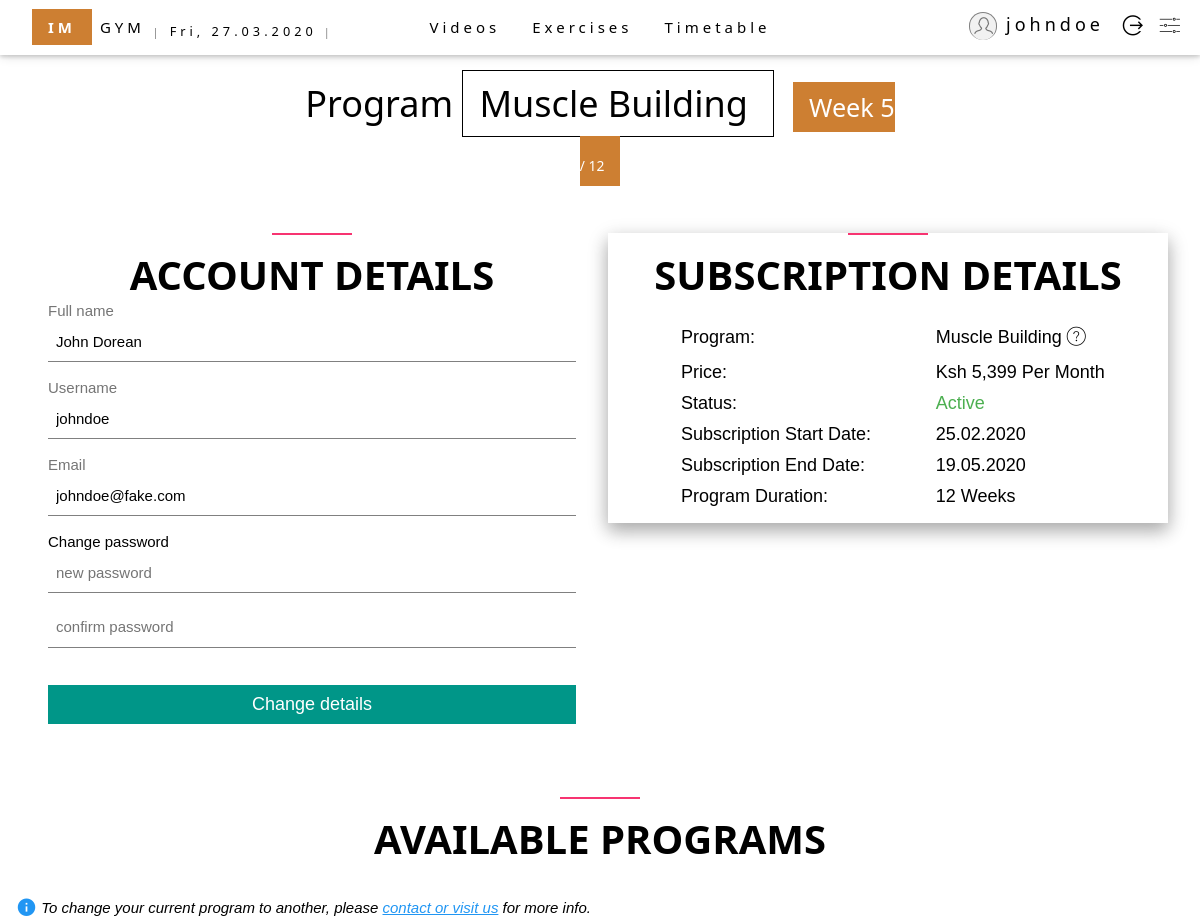
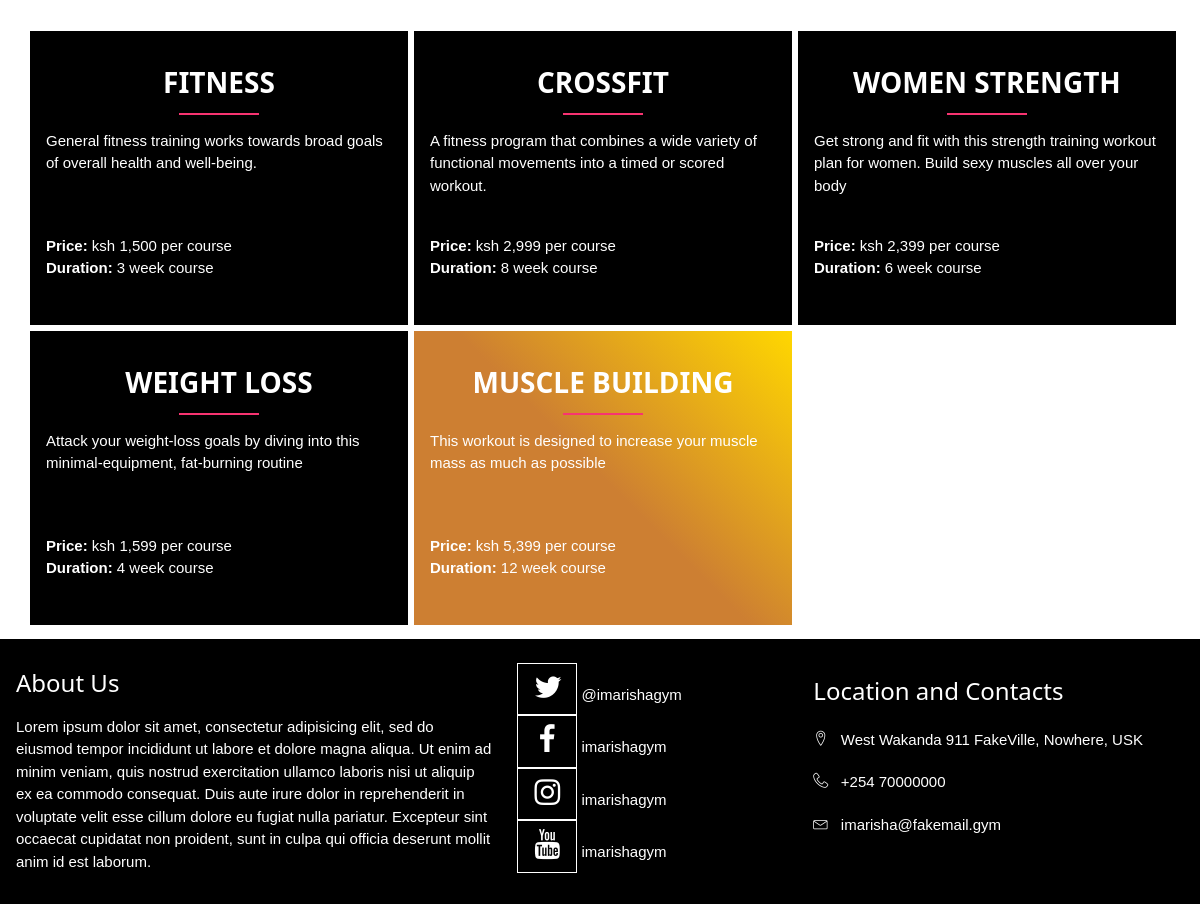
/member-settings.php (signed in), run on the app's committed database (2 pictures, top to bottom).
### tables this page shows
CREATE TABLE `programs` (
  `prog_id` int(11) NOT NULL,
  `prog_title` varchar(255) NOT NULL,
  `prog_price` int(11) NOT NULL,
  `prog_duration` int(11) NOT NULL DEFAULT '4',
  `prog_descr` text NOT NULL,
  `prog_pic` varchar(255) NOT NULL DEFAULT 'default_program.jpg'
);

### member-settings.php (called while the page is built, shortened)
<?php require 'includes/controllers/controller-member-settings.php'; ?>
<?php require 'includes/views/head.php'; ?>
<?php require 'includes/views/persistent-navbar-member.php'; ?>
<?php require 'includes/views/header-member-settings.php'; ?>
<?php require 'includes/views/content-member-settings.php'; ?>
<?php require 'includes/views/footer.php'; ?>

### includes/controllers/controller-member-general.php (called while the page is built, shortened)
<?php require 'includes/functions-helper.php' ?>
<?php require 'includes/db/functions-db.php' ?>
<?php
$client = $_SESSION['client'];
$prog_id = $client['client_prog_id'];
$start_str = $client['sub_startdate'];
$end_str = $client['sub_enddate'];
$end_date = date_create($end_str);
$sub_active = strtotime("now") < strtotime($end_str);
$sub_startdate = format_sqldate($start_str);
$sub_enddate = format_sqldate($end_str);
?>
<?php require 'includes/db/connectdb-imarisha.php'; ?>
<?php
$programs = getPrograms($conn);
$prog_data = $programs[$prog_id];
?>
<?php
$time_left = date_diff(date_create('now'), $end_date);
$prog_duration = $prog_data['prog_duration'];
$week_count = $sub_active ? min($prog_duration + 1 - ceil($time_left->format('%R%a')/7), $prog_duration) : null;
?>

### includes/db/functions-db.php (called while the page is built, shortened)
<?php
function getPrograms($conn, $condition=1)
{
	$sql_select_prog = "
		SELECT *
	  FROM programs
		WHERE " . $condition;
	$result = mysqli_query($conn, $sql_select_prog);
	$programs_data = array();
	if ($result && mysqli_num_rows($result) > 0) {
	  while($row = mysqli_fetch_assoc($result)) {
	  	$programs_data[$row['prog_id']] = $row;
	  }
	}
	return $programs_data;
}
?>

### includes/controllers/controller-member-settings.php (called while the page is built, shortened)
<?php require 'includes/controllers/controller-member-general.php'; ?>

### includes/functions-helper.php (called while the page is built, shortened)
<?php
function format_sqldate($sqldate)
{
	return date('d.m.Y', strtotime($sqldate));
}
?>

### includes/views/content-member-settings.php (the view, shortened to what this page needs)
<div class="w3-content w3-padding" id="homepage-content">
  <section class="service w3-row-padding" id="member-details">
    <article class="w3-col l6" id="account">
      <h2 class="service-title w3-padding-12 w3-center">
        Account Details
      </h2>
      <form onsubmit="validate_form(); return false" class="w3-container w3-padding" style="margin-top: -50px" autocomplete="off" method="POST" action="<?php echo htmlspecialchars($_SERVER['PHP_SELF']);?>" id="form-update">
        <p>
          <label for="name" class="w3-text-grey">Full name</label>
          <input class="w3-input w3-validate" type="text" name="lname" placeholder="name" id="name" value="<?php echo $client['client_name'] ?>" readonly>
        <p>
          <label for="username" class="w3-text-grey">Username</label>
          <input class="w3-input w3-validate" type="text" name="username" value="<?php echo $client['client_username'] ?>" id="username" readonly>
        </p>
        <p>
          <label for="email" class="w3-text-grey">Email</label>
          <input class="w3-input" type="email" name="email" value="<?php echo $client['client_email'] ?>" id="email" readonly>
        </p>
        <p>
          <label for="pass">Change password</label>
          <input class="w3-input" type="password" name="pass" placeholder="new password" id="pass" value="" oninput="validate_password()" autocomplete="off">
        </p>
        <p>
          <input class="w3-input" type="password" name="pass2" placeholder="confirm password" id="pass2" onchange="validate_password()" oninput="validate_password()">
        </p>
        <p>
          <button type="submit" class="w3-btn-block w3-teal w3-large">Change details</button>
        </p>
      </form>
    </article>
    <article class="w3-col l6" id="subscription">
      <div id="sub-details" class="w3-card-8">
        <h2 class="service-title w3-padding-12 w3-center">
          Subscription details
        </h2>
        <table class="w3-large" style="width: 90%;margin: -20px 0 0 60px;padding: 10px;text-transform: capitalize;">
          <tr>
            <td>Program:</td>
            <td>
              <a href="#prog<?php echo $prog_id ?>" style="text-decoration: none;">
                <?php echo $client['client_sub_prog'] ?>
                 <i class="ion-ios-help-outline" style="font-size: 1.3em;vertical-align: -2px"></i>
              </a>
            </td>
          </tr>
          <tr>
            <td>Price:</td>
            <td>ksh <?php echo number_format($prog_data['prog_price'])?> per month</td>
          </tr>
          <tr>
            <td>Status:</td>
            <?php if ( $sub_active ): ?>
              <td class="w3-text-green">active</td>
            <?php else: ?>
              <td class="w3-text-red">inactive</td>
            <?php endif ?>
          </tr>
          <?php if ( $sub_active ): ?>
            <tr>
              <td>Subscription start date:</td>
              <td><?php echo $sub_startdate; ?></td>
            </tr>
            <tr>
              <td>Subscription end date:</td>
              <td><?php echo $sub_enddate; ?></td>
            </tr>
            <tr>
              <td>Program duration:</td>
              <td>
                <?php echo $prog_duration . " weeks"; ?>
              </td>
            </tr>
          <?php endif ?>
        </table>
      </div>
    </article>
  </section>
  <section class="service" id="available-programs" style="margin-top: 50px;">
    <h2 class="service-title w3-padding-12 w3-center">
      Available Programs
    </h2>
    <p style="font-style: italic;">
      <i class="ex-info icon-info2 w3-text-blue" style="font-size: 1.4em;vertical-align: -3px"></i> To change your current program to another, please <a class="w3-text-blue" href="#footer">contact or visit us</a> for more info.
    </p>
    <article class="w3-row-padding" id="programs-list" style="margin-top: 30px;">
      <?php foreach ($programs as $p_id => $program): ?>
        <?php $preselected = $p_id == $prog_id; ?>
        <div class="prog w3-col l4 w3-leftbar w3-bottombar w3-border-white w3-padding <?php echo $preselected ? 'selected_prog' : 'w3-black' ?> " id="prog<?php echo $p_id ?>" style="height: 300px;">
          <h2 class="prog-title w3-padding-12 w3-center">
            <?php echo $program['prog_title'] ?>
          </h2>
          <p style="height: 90px;text-overflow: auto;"><?php echo $program['prog_descr'] ?></p>
          <p>
            <b>Price: </b> ksh <?php echo number_format($program['prog_price']) ?> per course <br>
            <b>Duration: </b> <?php echo $program['prog_duration'] ?> week course
          </p>
        </div>
      <?php endforeach ?>
    </article>
  </section>
</div>

### includes/views/header-member-settings.php (shortened to what this page needs)
<header id="member_home" class="w3-display-container w3-content w3-center" style="max-width: 1500px;height: 200px;margin-top: 15px;">
  <div id="welcome" class="w3-display-middle w3-margin-top w3-hide-medium w3-hide-small">
    <h1 class="w3-xxlarge">
      Program <span class="w3-border w3-border-black w3-padding" style="text-transform: capitalize;">
      	<?php echo $client['client_sub_prog']; ?>
      </span>&nbsp;
      <?php if ( $sub_active ): ?>
        <span class="<?php echo 'tt-code'.$prog_id ?> w3-padding" style="font-size: 0.7em">
          Week <?php echo $week_count ?>
          <span style="font-size: 0.55em">
            / <?php echo $prog_duration ?>
          </span>
        </span><br>
      <?php else: ?>
      <a href="member-settings.php#sub-how" style="text-decoration:none;">
        <sub class="w3-text-red">Inactive <i class="ion-ios-help-outline" style="vertical-align: -2px"></i></sub>
      </a>
      <?php endif ?>
    </h1>
  </div>
</header>

### public/stylesheets/style.css (style rules this page uses)
h2.prog-title { font-size: 28px; position: relative; text-transform: uppercase; font-weight: 700; }
h2.prog-title:after { width: 80px; height: 2px; background: #f73471; content: ""; position: absolute; bottom: 0; left: 50%; -webkit-transform: translateX(-50%); -ms-transform: translateX(-50%); transform: translateX(-50%); }
.service-title { font-size: 40px; position: relative; padding-top: 30px; text-transform: uppercase; font-weight: 800; }
.service-title:before { width: 80px; height: 2px; background: #f73471; content: ""; position: absolute; top: 0; left: 50%; -webkit-transform: translateX(-50%); -ms-transform: translateX(-50%); transform: translateX(-50%); }
#homepage-content { max-width: 1564px; }
.selected_prog { color: #fff; background: linear-gradient(45deg, #CD7F32 50%, #FFD700 100%); }
.tt-code8 { color:#fff!important; background-color: #CD7F32!important; }

### public/stylesheets/icomoon.css (style rules this page uses)
[class^="icon-"], [class*=" icon-"] { font-family: 'icomoon' !important; speak: none; font-style: normal; font-weight: normal; font-variant: normal; text-transform: none; line-height: 1; -webkit-font-smoothing: antialiased; -moz-osx-font-smoothing: grayscale; }
.icon-info2:before { content: "\e88e"; }

### data on the page
programs: prog_duration "12", prog_price "5,399", prog_title "MUSCLE BUILDING", prog_descr "This workout is designed to increase your muscle mass as much as possible"
programs: prog_title "FITNESS", prog_descr "General fitness training works towards broad goals of overall health and well-being.", prog_price "1,500", prog_duration "3"
programs: prog_title "CROSSFIT", prog_descr "A fitness program that combines a wide variety of functional movements into a timed or scored workout.", prog_price "2,999", prog_duration "8"
programs: prog_title "WOMEN STRENGTH", prog_descr "Get strong and fit with this strength training workout plan for women. Build sexy muscles all over your body", prog_price "2,399", prog_duration "6"
programs: prog_title "WEIGHT LOSS", prog_descr "Attack your weight-loss goals by diving into this minimal-equipment, fat-burning routine", prog_price "1,599", prog_duration "4"

### other printed values
$today "Fri"
$client['client_username'] "johndoe"
$client['client_sub_prog'] "Muscle Building"
$sub_startdate "25.02.2020"
$sub_enddate "19.05.2020"
